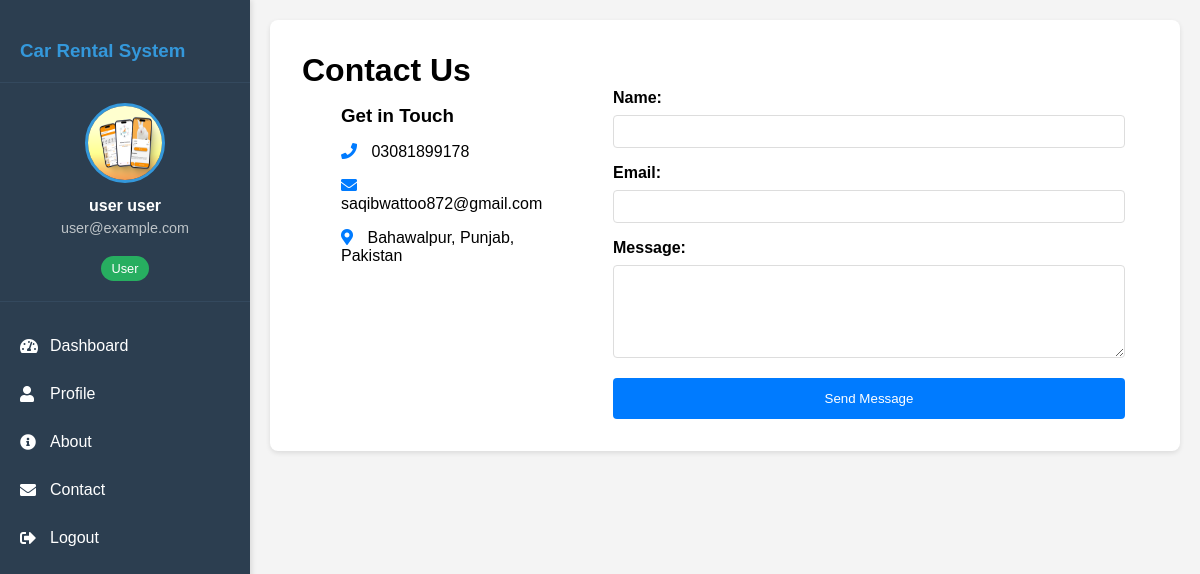
Screenshot of /contact/ (signed in) with the database file from the repository.
### myapp/models.py (models this page shows, shortened)
class User(AbstractUser):
    profile_picture = models.ImageField(upload_to='profile_pictures/', null=True, blank=True)
    role = models.ForeignKey(Role, on_delete=models.SET_NULL, null=True)
    groups = models.ManyToManyField(
        Group,
        verbose_name=_('groups'),
        blank=True,
        related_name='custom_user_set'
    )
    user_permissions = models.ManyToManyField(
        Permission,
        verbose_name=_('user permissions'),
        blank=True,
        related_name='custom_user_set'
    )

### myapp/views.py (the view)
# urls.py: path('contact/', views.contact, name='contact'),
@login_required
def contact(request):
    if request.method == 'POST':
        name = request.POST.get('name')
        email = request.POST.get('email')
        message = request.POST.get('message')
        messages.success(request, 'Your message has been sent successfully!')
        return redirect('contact')
    return render(request, 'myapp/contact.html')

### myapp/templates/myapp/contact.html (shortened to what this page needs)
{% extends 'myapp/base.html' %}
{% load static %}
{% block content %}
<div class="contact-section">
  <h1>Contact Us</h1>
  <div class="contact-content">
    <div class="contact-info">
      <h3>Get in Touch</h3>
      <p><i class="fas fa-phone"></i> 03081899178</p>
      <p><i class="fas fa-envelope"></i> saqibwattoo872@gmail.com</p>
      <p>
        <i class="fas fa-map-marker-alt"></i> Bahawalpur, Punjab,
        Pakistan
      </p>
    </div>
    <form class="contact-form" method="post" action="{% url 'contact' %}">
      <div class="form-group">
        <label for="name">Name:</label>
        <input type="text" id="name" name="name" required />
      </div>
      <div class="form-group">
        <label for="email">Email:</label>
        <input type="email" id="email" name="email" required />
      </div>
      <div class="form-group">
        <label for="message">Message:</label>
        <textarea id="message" name="message" rows="5" required></textarea>
      </div>
      <button type="submit">Send Message</button>
    </form>
  </div>
</div>
{% endblock %}

### myapp/templates/myapp/base.html (shortened to what this page needs)
{% load static %}
<!DOCTYPE html>
<html lang="en">
  <head>
    <link rel="stylesheet" href="{% static 'myapp/css/styles.css' %}" />
    <link
      rel="stylesheet"
      href="https://cdnjs.cloudflare.com/ajax/libs/font-awesome/5.15.4/css/all.min.css"
    />
  </head>
  <body>
    <div class="layout">
      {% if user.is_authenticated %}
        <div id="sidebarContainer">
          <div class="sidebar">
            <div class="sidebar-header">
              <h3>Car Rental System</h3>
            </div>
            <div class="user-info">
              {% if user.profile_picture %}
                <img src="{{ user.profile_picture.url }}" alt="Profile Picture">
              {% else %}
                <i class="fas fa-user-circle" style="font-size: 80px; color: #3498db;"></i>
              {% endif %}
              <div class="user-name">{{ user.get_full_name|default:user.username }}</div>
              <div class="user-email">{{ user.email }}</div>
              {% if user.is_superuser %}
                <div class="role-badge super-admin">Super Admin</div>
              {% elif user.is_staff %}
                <div class="role-badge admin">Admin</div>
              {% else %}
                <div class="role-badge user">User</div>
              {% endif %}
            </div>
            <ul class="menu-items">
              {% if user.is_authenticated %}
                <li>
                  <a href="{% url 'dashboard' %}">
                    <i class="fas fa-tachometer-alt"></i>
                    Dashboard
                  </a>
                </li>
                <li>
                  <a href="{% url 'profile' %}">
                    <i class="fas fa-user"></i>
                    Profile
                  </a>
                </li>
              {% endif %}
              <li>
                <a href="{% url 'about' %}">
                  <i class="fas fa-info-circle"></i>
                  About
                </a>
              </li>
              <li>
                <a href="{% url 'contact' %}">
                  <i class="fas fa-envelope"></i>
                  Contact
                </a>
              </li>
              {% if user.is_authenticated %}
                <li>
                  <a href="{% url 'logout' %}">
                    <i class="fas fa-sign-out-alt"></i>
                    Logout
                  </a>
                </li>
              {% endif %}
            </ul>
          </div>
        </div>
      {% endif %}
      <main class="main-content">
        {% block content %}{% endblock %}
      </main>
    </div>
  </body>
</html>

### myapp/static/myapp/css/styles.css (style rules this page uses)
* { margin: 0; padding: 0; box-sizing: border-box; }
body { font-family: Arial, sans-serif; background-color: #f4f4f4; }
input { width: 100%; padding: 0.8rem; border: 1px solid #ddd; border-radius: 4px; }
button { width: 100%; padding: 0.8rem; background: #007bff; color: white; border: none; border-radius: 4px; cursor: pointer; }
.layout { display: flex; min-height: 100vh; }
.main-content { flex: 1; padding: 20px; margin-left: 250px; }
.sidebar { width: 250px; background: #2c3e50; color: white; position: fixed; height: 100vh; left: 0; top: 0; padding: 20px 0; box-shadow: 2px 0 5px rgba(0, 0, 0, 0.1); }
.sidebar-header { padding: 0 20px 20px; border-bottom: 1px solid rgba(255, 255, 255, 0.1); display: flex; align-items: center; gap: 10px; }
.contact-section { background: white; padding: 2rem; border-radius: 8px; box-shadow: 0 2px 5px rgba(0, 0, 0, 0.1); }
.contact-content { max-width: 800px; margin: 0 auto; display: grid; grid-template-columns: 1fr 2fr; gap: 2rem; }
.contact-info { padding: 1rem; }
.contact-info p { margin: 1rem 0; }
.contact-info i { margin-right: 10px; color: #007bff; }
.contact-form .form-group { margin-bottom: 1rem; }
.contact-form label { display: block; margin-bottom: 0.5rem; }
.contact-form input, .contact-form textarea { width: 100%; padding: 0.8rem; border: 1px solid #ddd; border-radius: 4px; }
.contact-form textarea { resize: vertical; }
.form-group { margin-bottom: 1rem; }
.form-group label { display: block; margin-bottom: 0.5rem; font-weight: bold; }
.form-group input, .form-group select, .form-group textarea { width: 100%; padding: 0.5rem; border: 1px solid #ddd; border-radius: 4px; }

### myapp/templates/myapp/base.html (style rules this page uses)
body { margin: 0; font-family: Arial, sans-serif; }
.sidebar { height: 100vh; width: 250px; position: fixed; top: 0; left: 0; background: #2c3e50; padding-top: 20px; color: white; }
.sidebar-header { padding: 20px; text-align: center; border-bottom: 1px solid #34495e; }
.sidebar-header h3 { margin: 0; color: #3498db; }
.menu-items { list-style: none; padding: 0; margin: 20px 0; }
.menu-items li { padding: 15px 20px; transition: all 0.3s ease; }
.menu-items li a { color: white; text-decoration: none; display: flex; align-items: center; gap: 10px; }
.menu-items li i { width: 20px; }
.main-content { margin-left: 250px; padding: 20px; }
.role-badge { display: inline-block; padding: 5px 10px; border-radius: 15px; font-size: 0.8rem; margin-top: 10px; }
.role-badge.user { background: #27ae60; }
.user-info { padding: 20px; text-align: center; border-bottom: 1px solid #34495e; }
.user-info img { width: 80px; height: 80px; border-radius: 50%; margin-bottom: 10px; border: 3px solid #3498db; }
.user-info .user-name { font-weight: bold; margin-bottom: 5px; }
.user-info .user-email { font-size: 0.9rem; color: #bdc3c7; margin-bottom: 10px; }

### rows the page displays
User: profile_picture (picture), get_full_name "user user", email "user@example.com"
